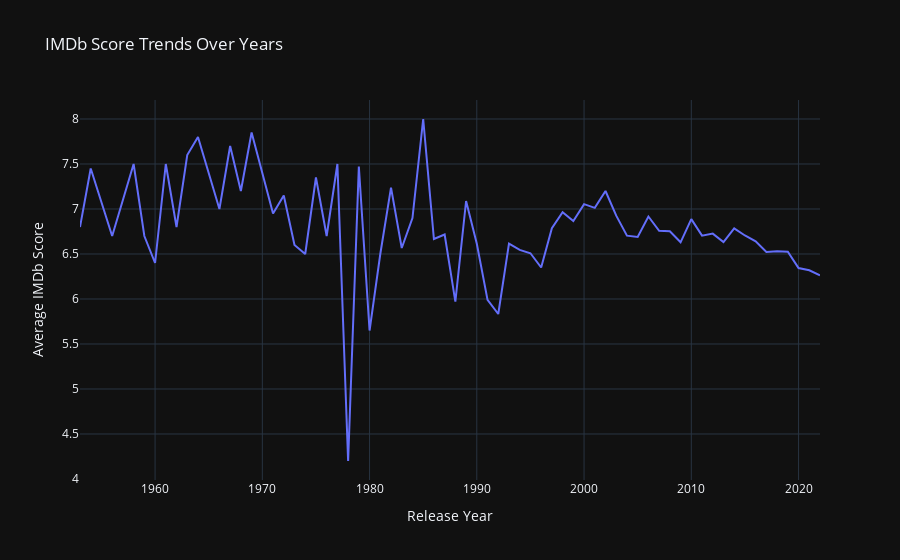

Here is the notebook cell this chart was saved with:
### Code cell
# Grouping data by release year and calculating average IMDb score
yearly_mean_score = df.groupby('release_year')['imdb_score'].mean().reset_index()

fig = px.line(yearly_mean_score, x='release_year', y='imdb_score', title='IMDb Score Trends Over Years')
fig.update_layout(xaxis_title='Release Year', yaxis_title='Average IMDb Score')
fig.show()

### Figure 1 — Plotly figure (JSON) as saved in the notebook; plotly's stock layout.template omitted (floating-point values rounded to 4 significant figures)
{"data": [{"hovertemplate": "release_year=%{x}<br>imdb_score=%{y}<extra></extra>", "legendgroup": "", "line": {"color": "#636efa", "dash": "solid"}, "marker": {"symbol": "circle"}, "mode": "lines", "name": "", "orientation": "v", "showlegend": false, "x": [1953, 1954, 1956, 1958, 1959, 1960, 1961, 1962, 1963, 1964, 1966, 1967, 1968, 1969, 1971, 1972, 1973, 1974, 1975, 1976, 1977, 1978, 1979, 1980, 1981, 1982, 1983, 1984, 1985, 1986, 1987, 1988, 1989, 1990, 1991, 1992, 1993, 1994, 1995, 1996, 1997, 1998, 1999, 2000, 2001, 2002, 2003, 2004, 2005, 2006, 2007, 2008, 2009, 2010, 2011, 2012, 2013, 2014, 2015, 2016, 2017, 2018, 2019, 2020, 2021, 2022], "xaxis": "x", "y": [6.8, 7.45, 6.7, 7.5, 6.7, 6.4, 7.5, 6.8, 7.6, 7.8, 7.0, 7.7, 7.2, 7.85, 6.95, 7.15, 6.6, 6.5, 7.35, 6.7, 7.5, 4.2, 7.471, 5.65, 6.5, 7.237, 6.567, 6.9, 8.0, 6.667, 6.717, 5.971, 7.089, 6.614, 5.99, 5.833, 6.614, 6.546, 6.508, 6.35, 6.787, 6.964, 6.867, 7.054, 7.013, 7.2, 6.926, 6.703, 6.689, 6.917, 6.757, 6.753, 6.63, 6.887, 6.704, 6.727, 6.632, 6.785, 6.706, 6.641, 6.523, 6.531, 6.526, 6.344, 6.319, 6.263], "yaxis": "y", "type": "scatter"}], "layout": {"xaxis": {"anchor": "y", "domain": [0.0, 1.0], "title": {"text": "Release Year"}}, "yaxis": {"anchor": "x", "domain": [0.0, 1.0], "title": {"text": "Average IMDb Score"}}, "legend": {"tracegroupgap": 0}, "title": {"text": "IMDb Score Trends Over Years"}}}
